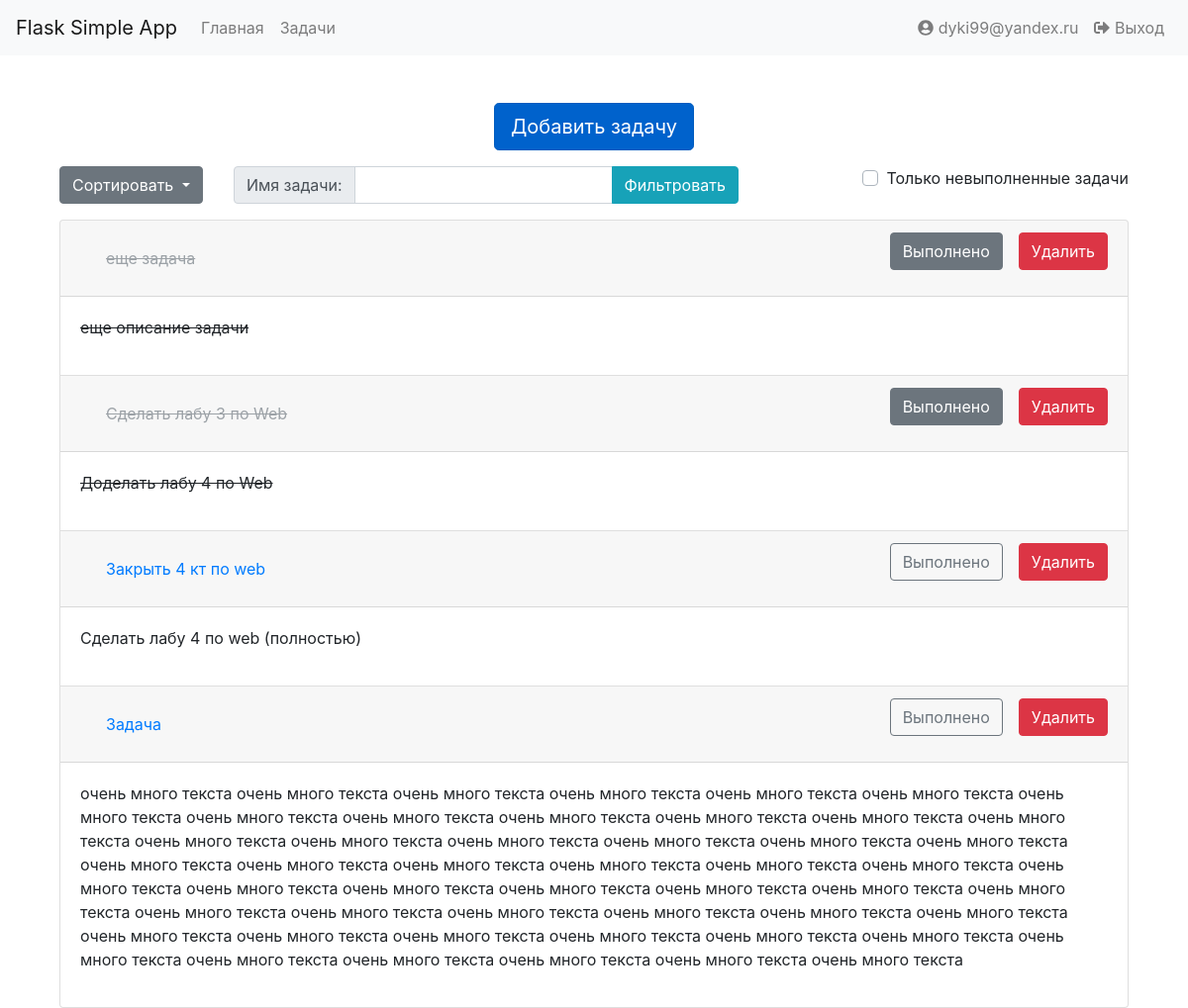
Page /tasks (signed in) on the earlier database version.
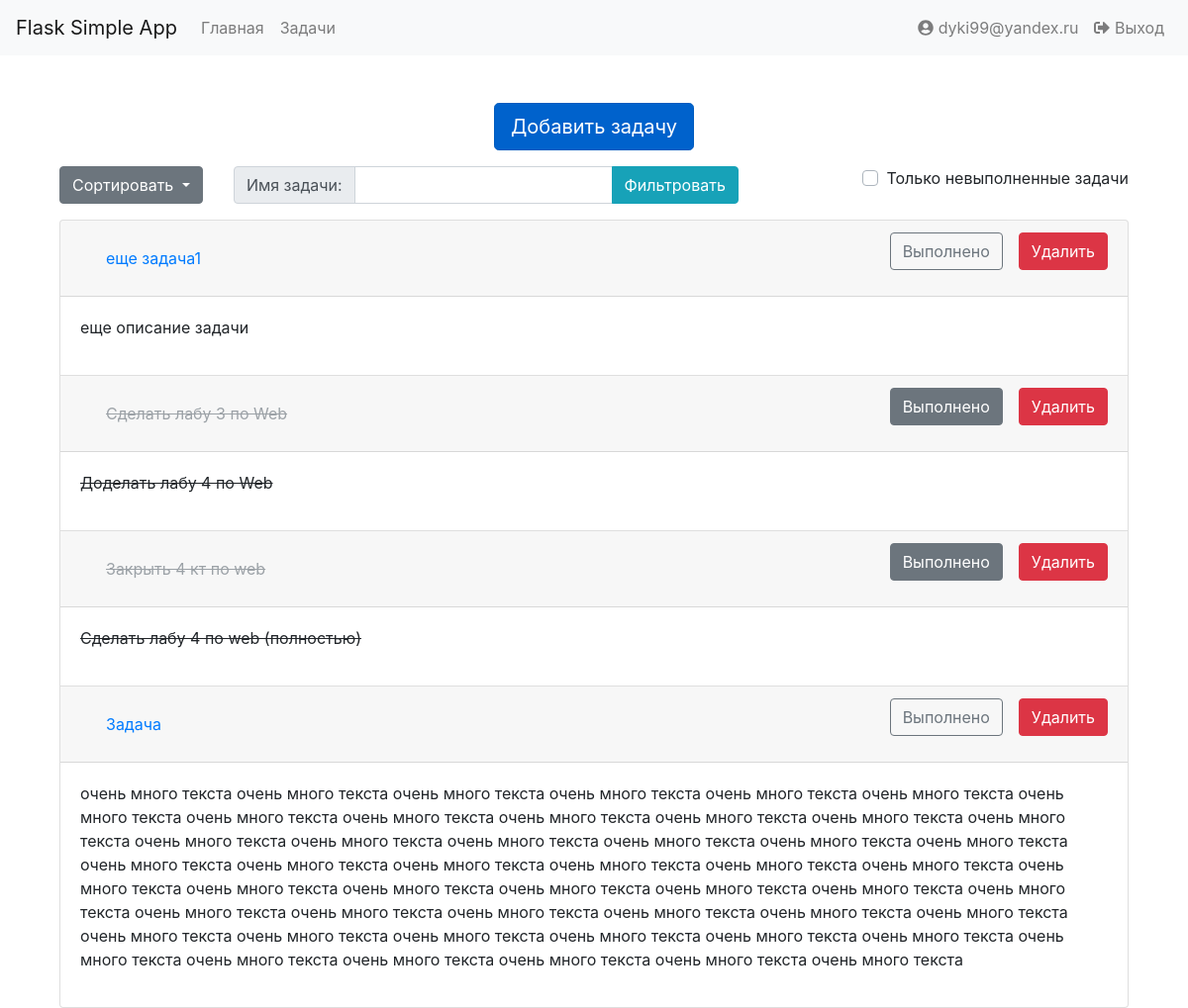
Same page on the later database version.
### tables this page shows
CREATE TABLE users
(
	id integer not null
		constraint users_pk
			primary key autoincrement,
	email text not null,
	password text not null
);

CREATE TABLE "tasks" (
	"id"	integer NOT NULL,
	"title"	varchar(100) NOT NULL,
	"description"	text,
	"id_user"	int NOT NULL,
	"condition"	INTEGER NOT NULL DEFAULT 0,
	CONSTRAINT "tasks_pk" PRIMARY KEY("id" AUTOINCREMENT),
	FOREIGN KEY("id_user") REFERENCES "users" on update cascade on delete cascade
);

### app.py (the view)
@app.route("/tasks", methods=['GET'])
def show_tasks():
    if 'user_id' in session:
        user_id = session['user_id']
        user = Storage.get_user_by_id(user_id)
        tasks = Storage.get_task_by_user(user_id)
        return render_template("pages/task_list.html", page_title="Список задач", tasks=tasks, user=user)
    else:
        return redirect('/login')

### storage/__init__.py (called while the page is built)
    @staticmethod
    def get_user_by_id(id: int) -> User:
        user_data = db.execute('SELECT * FROM users WHERE id=?', (id,)).fetchone()
        if user_data:
            return User(id=user_data[0], email=user_data[1], password=user_data[2])
        else:
            return None

    @staticmethod
    def get_task_by_user(user_id: int):
        tasks = db.execute("SELECT tasks.id, tasks.title, tasks.description, tasks.id_user, tasks.condition from tasks INNER JOIN users ON tasks.id_user = users.id where users.id=?",
                           (user_id,)).fetchall()
        tasks_list = []
        for task in tasks:
            tasks_list.append(Task(id=task[0],
                                   title=task[1],
                                   description=task[2],
                                   user=Storage.get_user_by_id(task[3]),
                                   condition=task[4]))
        return tasks_list

### templates/pages/task_list.html (shortened to what this page needs)
{% extends "layouts/base_layout.html" %}
{% block main %}
    <section class="container">
        <div class="row justify-content-md-center mb-3">
            <a href="/task" class="btn btn-primary btn-lg active" role="button" aria-pressed="true">Добавить задачу</a>
        </div>
        <div class="d-flex">
            <div class="dropdown mb-2">
                <button class="btn btn-secondary dropdown-toggle" type="button" id="dropDownSortMenu" data-toggle="dropdown" aria-haspopup="true" aria-expanded="false">
                    Сортировать
                </button>
            </div>
            <div class="input-group mb-3 ml-3 col-xl-6">
                <div class="input-group-prepend">
                    <span class="input-group-text">Имя задачи:</span>
                </div>
                <input type="text" name="filterName" class="form-control" id="filterName">
                <div class="input-group-append">
                    <button class="btn btn-info" onclick="FilterByName()">Фильтровать</button>
                </div>
            </div>
            <div class="custom-control mb-2 custom-checkbox ml-auto" onchange="transformTaskList()">
                <label class="custom-control-label" for="onlyDone">Только невыполненные задачи</label>
            </div>
        </div>
        <div class="row justify-content-md-center">
            <div class="accordion col-12" id="accordionExample">
            {% for task in tasks %}
              <div class="card" id="card_{{ task.id }}">
                <div class="card-header">
                  <h5 class="mb-0">
                      {% if not task.condition %}
                        <button class="btn btn-link" type="button" data-toggle="collapse" data-target="#collapseOne" aria-expanded="true" aria-controls="collapseOne">
                            <a href="/tasks/{{ task.id }}" class="btn btn-link" role="button" aria-pressed="true" id="task_title_{{task.id }}">{{task.title}}</a>
                        </button>
                        <button class="btn btn-danger float-right ml-3" type="button" onclick="removeTask({{task.id}})">
                            Удалить
                        </button>
                        <button type="button" class="btn float-right btn-outline-secondary" onclick="doneTask({{task.id}})" id="done_button_{{task.id}}">
                            Выполнено
                        </button>
                      {% else %}
                          <button class="btn btn-link" type="button" data-toggle="collapse" data-target="#collapseOne" aria-expanded="true" aria-controls="collapseOne">
                            <a href="/tasks/{{ task.id }}" class="btn btn-link disabled" role="button" aria-pressed="true" id="task_title_{{ task.id }}"><del id="del_title_{{ task.id }}">{{task.title}}</del></a>
                        </button>
                        <button class="btn btn-danger float-right ml-3" type="button" onclick="removeTask({{ task.id }})">
                            Удалить
                        </button>
                        <button type="button" class="btn float-right btn-secondary" onclick="doneTask({{ task.id }})" id="done_button_{{ task.id }}">
                            Выполнено
                        </button>
                      {% endif %}
                  </h5>
                </div>
                <div id="collapseOne" class="collapse show" aria-labelledby="headingOne" data-parent="#accordionExample">
                  <div class="card-body" id="task_description_{{ task.id }}">
                      {% if not task.condition %}
                        <p>{{task.description}}</p>
                      {% else %}
                          <del id="del_descr_{{ task.id }}"><p>{{task.description}}</p></del>
                      {% endif %}
                  </div>
                </div>
              </div>
            {% endfor %}
        </div>
        </div>
    </section>
{% endblock %}

### templates/layouts/base_layout.html (shortened to what this page needs)
<!DOCTYPE html>
<html lang="en">
<head>
    <link rel="stylesheet" href="/static/css/bootstrap.min.css">
</head>
<body>
    <nav class="navbar navbar-expand-lg navbar-light bg-light">
        <a class="navbar-brand" href="#">Flask Simple App</a>
        <ul class="navbar-nav mr-auto">
            <li class="nav-item">
                <a class="nav-link" href="/">Главная</a>
            </li>
            {% if user %}
                <li class="nav-item">
                    <a class="nav-link" href="/tasks">Задачи</a>
                </li>
            {% endif %}
        </ul>
        <ul class="navbar-nav ml-auto">
            {% if user %}
                <li class="nav-item">
                    <a class="nav-link" href="#"><i class="fas fa-user-circle"></i> {{ user.email }}</a>
                </li>
                <li class="nav-item">
                    <a class="nav-link" href="/logout"><i class="fas fa-sign-out-alt"></i> Выход</a>
                </li>
            {% endif %}
        </ul>
    </nav>
    <main class="container mt-5">
    {% block main %}{% endblock %}
    </main>
</body>
</html>

Differences in the rows shown:
changed tasks "еще описание задачи": condition 1 → 0 (drawn); title "еще задача" → "еще задача1"
changed tasks "Закрыть 4 кт по web": condition 0 → 1 (drawn)
